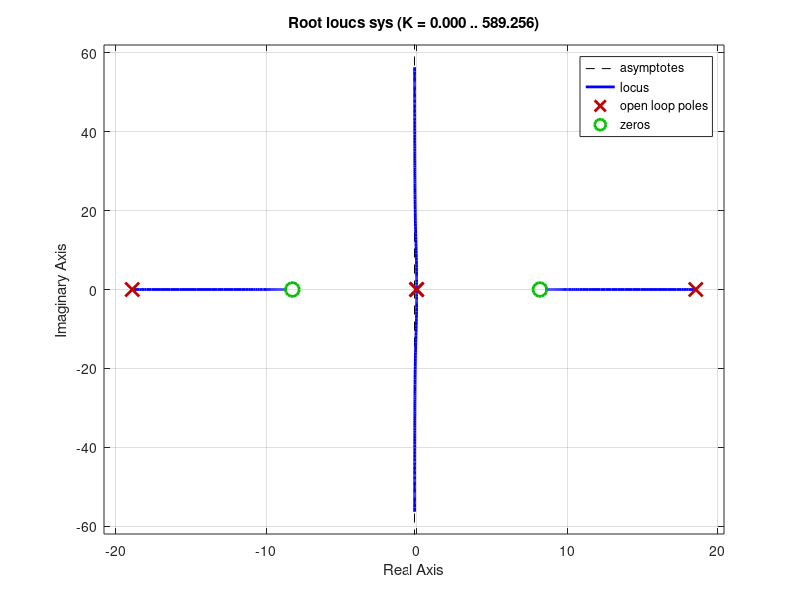

The MATLAB script that drew this image:

%%                      Tweepr  - State-Space Model
%                               Simulations
%--------------------------------------------------------------------------

%% Model parameters
mb = 0.1710;       % Mass of base              [g]
mp = 0.7157;       % Mass of upper body        [g]
g = 9.81;       % Earth gravity             [m/s^2]
L = 0.145;        % Length of the pendulum    [mm]
d1 = 0.001;      % Damping of displacement   []
d2 = 0.001;      % Damping of joint          []

%% Matrix for state-space model
A = [0,         0,                  1,                  0;
     0,         0,                  0,                  1;
     0,     (g*mp)/mb,          -d1/mb,             -d2/(L*mb);
     0, g*(mb+mp)/(L*mb),     -d1/(L*mb),   -(d2*(mb+mp))/(L^(2)*mb*mp)];
 
B = [0;        0;                 1/mb;              1/(L*mb)];
 
% Output matrix
C = [1; 0; 0; 0];       % q1 as unique output
% C = [0; 1; 0; 0];       % q2 as unique output
D = 0;                  % To complete matrix system


%% System repreentation
sys = ss(A, B, C', D);
pole(sys)
rlocus(sys);

%% K
desirePoles = [-0.3; -0.3; -0.3; -0.3]*10;
K = acker(A, B, desirePoles);

%% LQ Regulator Controller
Q = eye(4);
R = 1;
K = lqr(A, B, Q, R);




